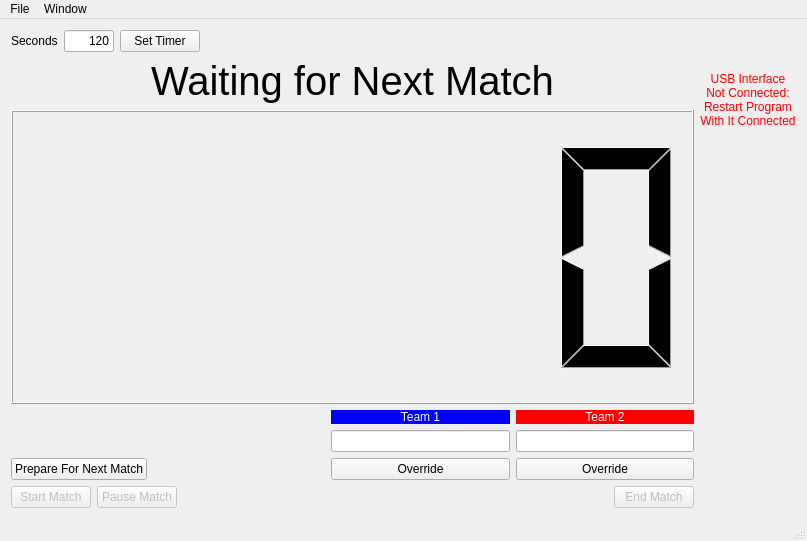
<?xml version="1.0" encoding="UTF-8"?>
<ui version="4.0">
 <class>ArenaControl</class>
 <widget class="QMainWindow" name="ArenaControl">
  <property name="geometry">
   <rect>
    <x>0</x>
    <y>0</y>
    <width>807</width>
    <height>541</height>
   </rect>
  </property>
  <property name="windowTitle">
   <string>EventControl</string>
  </property>
  <property name="tabShape">
   <enum>QTabWidget::Rounded</enum>
  </property>
  <widget class="QWidget" name="centralWidget">
   <layout class="QHBoxLayout" name="horizontalLayout_2">
    <item>
     <layout class="QVBoxLayout" name="verticalLayout" stretch="0,0,1,0,0">
      <item>
       <layout class="QHBoxLayout" name="timeSetHorizontalLayout" stretch="0,1,0,0">
        <item>
         <widget class="QLabel" name="secondsLabel">
          <property name="text">
           <string>Seconds</string>
          </property>
         </widget>
        </item>
        <item>
         <widget class="QLineEdit" name="timeSetLineEdit">
          <property name="sizePolicy">
           <sizepolicy hsizetype="Fixed" vsizetype="Fixed">
            <horstretch>0</horstretch>
            <verstretch>0</verstretch>
           </sizepolicy>
          </property>
          <property name="minimumSize">
           <size>
            <width>0</width>
            <height>0</height>
           </size>
          </property>
          <property name="maximumSize">
           <size>
            <width>50</width>
            <height>16777215</height>
           </size>
          </property>
          <property name="inputMethodHints">
           <set>Qt::ImhDigitsOnly</set>
          </property>
          <property name="inputMask">
           <string/>
          </property>
          <property name="text">
           <string>120</string>
          </property>
          <property name="maxLength">
           <number>4</number>
          </property>
          <property name="frame">
           <bool>true</bool>
          </property>
          <property name="alignment">
           <set>Qt::AlignRight|Qt::AlignTrailing|Qt::AlignVCenter</set>
          </property>
         </widget>
        </item>
        <item>
         <widget class="TimeSetter" name="timeSetPushButton">
          <property name="text">
           <string>Set Timer</string>
          </property>
         </widget>
        </item>
        <item>
         <spacer name="horizontalSpacer">
          <property name="orientation">
           <enum>Qt::Horizontal</enum>
          </property>
          <property name="sizeHint" stdset="0">
           <size>
            <width>40</width>
            <height>20</height>
           </size>
          </property>
         </spacer>
        </item>
       </layout>
      </item>
      <item>
       <widget class="QLabel" name="statusLabel">
        <property name="font">
         <font>
          <pointsize>30</pointsize>
         </font>
        </property>
        <property name="text">
         <string>Waiting for Next Match</string>
        </property>
        <property name="alignment">
         <set>Qt::AlignCenter</set>
        </property>
       </widget>
      </item>
      <item>
       <widget class="Timer" name="lcdNumber">
        <property name="minimumSize">
         <size>
          <width>0</width>
          <height>100</height>
         </size>
        </property>
        <property name="autoFillBackground">
         <bool>false</bool>
        </property>
        <property name="styleSheet">
         <string notr="true"/>
        </property>
        <property name="frameShape">
         <enum>QFrame::Box</enum>
        </property>
        <property name="smallDecimalPoint">
         <bool>false</bool>
        </property>
        <property name="digitCount">
         <number>5</number>
        </property>
        <property name="mode">
         <enum>QLCDNumber::Dec</enum>
        </property>
        <property name="segmentStyle">
         <enum>QLCDNumber::Filled</enum>
        </property>
       </widget>
      </item>
      <item>
       <layout class="QGridLayout" name="gridLayout_3">
        <item row="0" column="2">
         <widget class="QLabel" name="team1TextLabel">
          <property name="autoFillBackground">
           <bool>false</bool>
          </property>
          <property name="styleSheet">
           <string notr="true">background-color: rgb(0, 0, 255);
color: rgb(255, 255, 255);</string>
          </property>
          <property name="text">
           <string>Team 1</string>
          </property>
          <property name="alignment">
           <set>Qt::AlignCenter</set>
          </property>
          <property name="wordWrap">
           <bool>true</bool>
          </property>
         </widget>
        </item>
        <item row="0" column="3">
         <widget class="QLabel" name="team2TextLabel">
          <property name="styleSheet">
           <string notr="true">background-color: rgb(255, 0, 0);
color: rgb(255, 255, 255);</string>
          </property>
          <property name="text">
           <string>Team 2</string>
          </property>
          <property name="alignment">
           <set>Qt::AlignCenter</set>
          </property>
         </widget>
        </item>
        <item row="2" column="0">
         <widget class="QPushButton" name="prepareButton">
          <property name="sizePolicy">
           <sizepolicy hsizetype="Fixed" vsizetype="Fixed">
            <horstretch>0</horstretch>
            <verstretch>0</verstretch>
           </sizepolicy>
          </property>
          <property name="text">
           <string>Prepare For Next Match</string>
          </property>
          <property name="flat">
           <bool>false</bool>
          </property>
         </widget>
        </item>
        <item row="2" column="2">
         <widget class="QPushButton" name="team1OverridePushButton">
          <property name="text">
           <string>Override</string>
          </property>
         </widget>
        </item>
        <item row="2" column="3">
         <widget class="QPushButton" name="team2OverridePushButton">
          <property name="text">
           <string>Override</string>
          </property>
          <property name="flat">
           <bool>false</bool>
          </property>
         </widget>
        </item>
        <item row="2" column="1">
         <spacer name="horizontalSpacer_2">
          <property name="orientation">
           <enum>Qt::Horizontal</enum>
          </property>
          <property name="sizeHint" stdset="0">
           <size>
            <width>40</width>
            <height>20</height>
           </size>
          </property>
         </spacer>
        </item>
        <item row="1" column="2">
         <widget class="QLineEdit" name="team1Name"/>
        </item>
        <item row="1" column="3">
         <widget class="QLineEdit" name="team2Name"/>
        </item>
       </layout>
      </item>
      <item>
       <layout class="QHBoxLayout" name="horizontalLayout">
        <item>
         <widget class="QPushButton" name="startPushButton">
          <property name="enabled">
           <bool>false</bool>
          </property>
          <property name="text">
           <string>Start Match</string>
          </property>
         </widget>
        </item>
        <item>
         <widget class="QPushButton" name="pausePushButton">
          <property name="enabled">
           <bool>false</bool>
          </property>
          <property name="text">
           <string>Pause Match</string>
          </property>
         </widget>
        </item>
        <item>
         <spacer name="horizontalSpacer_3">
          <property name="orientation">
           <enum>Qt::Horizontal</enum>
          </property>
          <property name="sizeHint" stdset="0">
           <size>
            <width>40</width>
            <height>20</height>
           </size>
          </property>
         </spacer>
        </item>
        <item>
         <widget class="QPushButton" name="endPushButton">
          <property name="enabled">
           <bool>false</bool>
          </property>
          <property name="text">
           <string>End Match</string>
          </property>
         </widget>
        </item>
       </layout>
      </item>
     </layout>
    </item>
    <item>
     <layout class="QVBoxLayout" name="team2VerticalLayout">
      <property name="spacing">
       <number>0</number>
      </property>
      <item>
       <widget class="QLabel" name="redLightLabel">
        <property name="lineWidth">
         <number>0</number>
        </property>
        <property name="text">
         <string/>
        </property>
        <property name="pixmap">
         <pixmap resource="controlResources.qrc">:/resources/lightRedOff.jpg</pixmap>
        </property>
        <property name="alignment">
         <set>Qt::AlignCenter</set>
        </property>
       </widget>
      </item>
      <item>
       <widget class="QLabel" name="yellowLightLabel">
        <property name="frameShape">
         <enum>QFrame::NoFrame</enum>
        </property>
        <property name="lineWidth">
         <number>1</number>
        </property>
        <property name="text">
         <string/>
        </property>
        <property name="pixmap">
         <pixmap resource="controlResources.qrc">:/resources/lightYellowOff.jpg</pixmap>
        </property>
        <property name="alignment">
         <set>Qt::AlignCenter</set>
        </property>
       </widget>
      </item>
      <item>
       <widget class="QLabel" name="greenLightLabel">
        <property name="text">
         <string/>
        </property>
        <property name="pixmap">
         <pixmap resource="controlResources.qrc">:/resources/lightGreenOff.jpg</pixmap>
        </property>
        <property name="alignment">
         <set>Qt::AlignCenter</set>
        </property>
       </widget>
      </item>
      <item>
       <widget class="QLabel" name="usbLabel">
        <property name="styleSheet">
         <string notr="true">color:red</string>
        </property>
        <property name="text">
         <string>USB Interface
Not Connected:
Restart Program
With It Connected</string>
        </property>
        <property name="textFormat">
         <enum>Qt::AutoText</enum>
        </property>
        <property name="alignment">
         <set>Qt::AlignCenter</set>
        </property>
        <property name="margin">
         <number>0</number>
        </property>
       </widget>
      </item>
      <item>
       <spacer name="team2VerticalSpacer">
        <property name="orientation">
         <enum>Qt::Vertical</enum>
        </property>
        <property name="sizeHint" stdset="0">
         <size>
          <width>20</width>
          <height>40</height>
         </size>
        </property>
       </spacer>
      </item>
     </layout>
    </item>
   </layout>
  </widget>
  <widget class="QMenuBar" name="menuBar">
   <property name="geometry">
    <rect>
     <x>0</x>
     <y>0</y>
     <width>807</width>
     <height>21</height>
    </rect>
   </property>
   <property name="nativeMenuBar">
    <bool>true</bool>
   </property>
   <widget class="QMenu" name="menuFile">
    <property name="title">
     <string>File</string>
    </property>
   </widget>
   <widget class="QMenu" name="menuWindow">
    <property name="title">
     <string>Window</string>
    </property>
    <addaction name="actionMainWindow"/>
    <addaction name="actionAudienceWindow"/>
   </widget>
   <addaction name="menuFile"/>
   <addaction name="menuWindow"/>
  </widget>
  <widget class="QStatusBar" name="statusBar"/>
  <action name="actionNew">
   <property name="text">
    <string>New</string>
   </property>
   <property name="shortcut">
    <string>Ctrl+N</string>
   </property>
  </action>
  <action name="actionMainWindow">
   <property name="checkable">
    <bool>true</bool>
   </property>
   <property name="checked">
    <bool>true</bool>
   </property>
   <property name="text">
    <string>Main</string>
   </property>
  </action>
  <action name="actionAudienceWindow">
   <property name="checkable">
    <bool>true</bool>
   </property>
   <property name="checked">
    <bool>true</bool>
   </property>
   <property name="text">
    <string>Audience</string>
   </property>
  </action>
 </widget>
 <layoutdefault spacing="6" margin="11"/>
 <customwidgets>
  <customwidget>
   <class>Timer</class>
   <extends>QLCDNumber</extends>
   <header>timer.h</header>
   <slots>
    <slot>start()</slot>
    <slot>set(int)</slot>
   </slots>
  </customwidget>
  <customwidget>
   <class>TimeSetter</class>
   <extends>QPushButton</extends>
   <header>timesetter.h</header>
  </customwidget>
 </customwidgets>
 <resources>
  <include location="controlResources.qrc"/>
 </resources>
 <connections/>
</ui>
